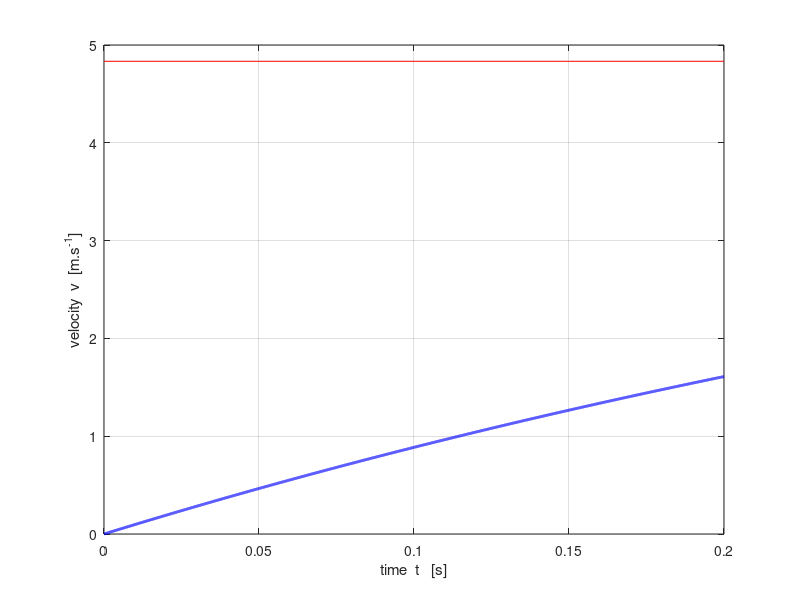
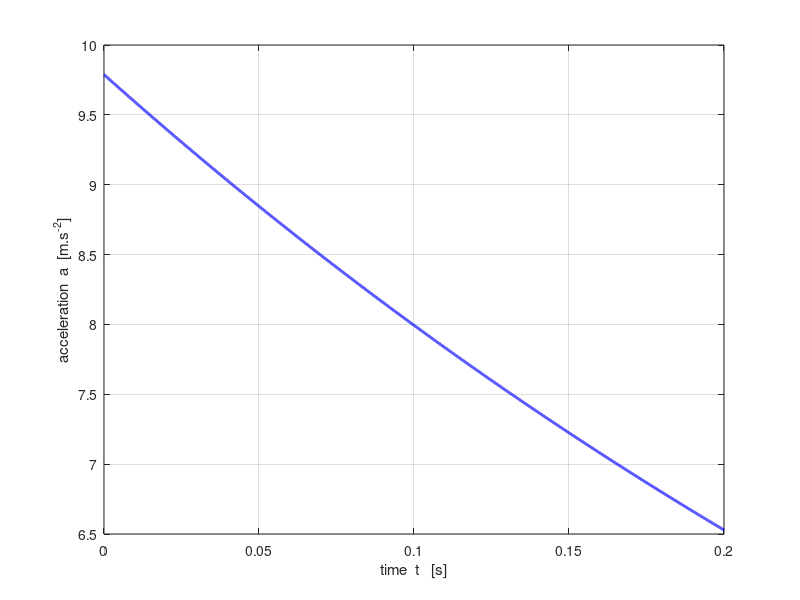
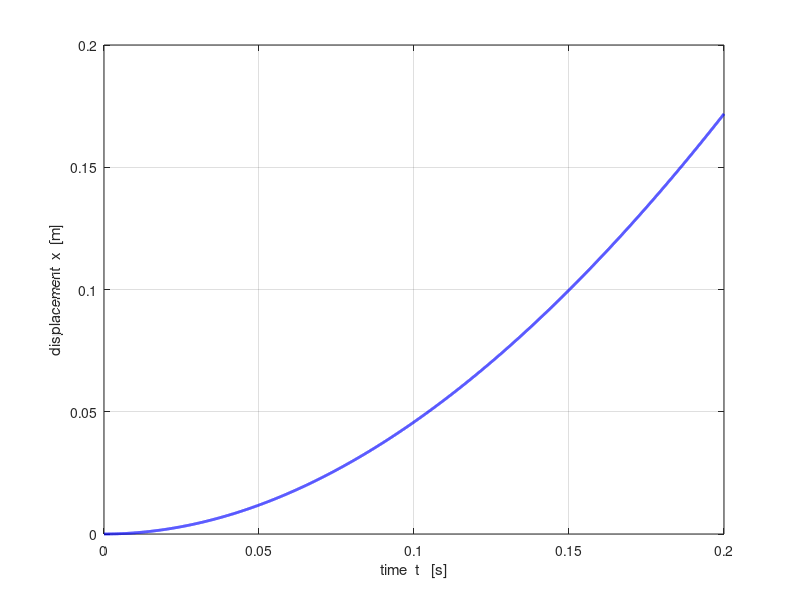
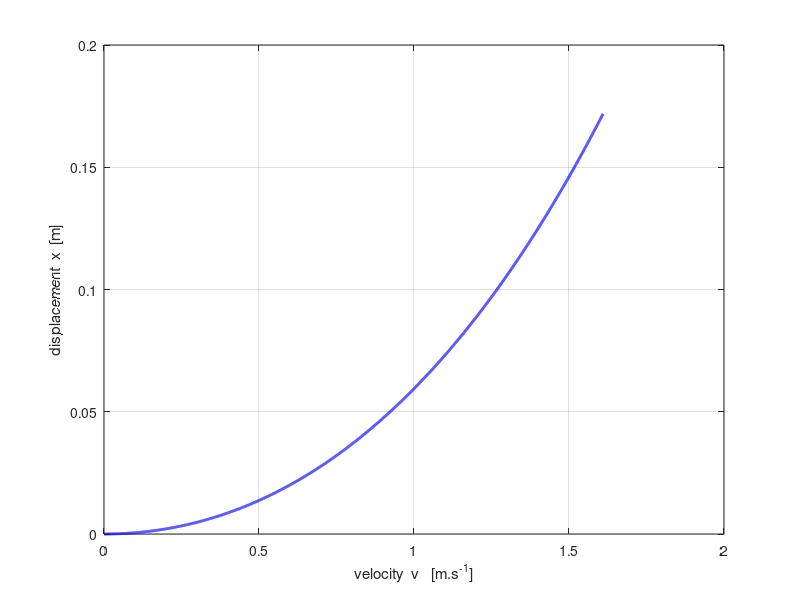

MATLAB code to generate these figures, in order:
% mec_stokes.m

% 21 apr 2015
% Ian Cooper   School of Physics   University of Sydney
% cooper@physics.usyd.edu.au
% ../mphome.htm
% Motion of an object falling through a fluid
% Stokes Law - numerical calculation of a, v and x
% S.I. units used for all physical quantities

clear all
close all
clc

% INPUTS -----------------------------------------------------------------
  R = 2e-4;%2e-4;                 % radius of object
  rho = 1000; %1e3;               % density of object
  rhoF = 1.2 ;%1.2;               % density of fluid
  visc = 1.8e-5 ;%1.8e-5;         % viscosity of fluid
  tMin = 0;
  tMax = 0.2;
  N = 10000;
% SETUP ------------------------------------------------------------------
  g = 9.8;                  % acceleration due to gravity
  Vol = (4/3)*pi*R^3;       % volume of object
  m = Vol*rho;              % mass of object
  FG = m*g;                 % weigth of object
  Fbuoy = Vol * rhoF * g;   % Buoyancy force
  v0 = 0;                   % initial velocity of object
  g = 9.8;
  k1 = 6*pi*visc*R / m;     % Drag froce constant
  k2 = Fbuoy / m;           % Buoyancy force constant
  vT = (FG-Fbuoy) / (6*pi*visc*R);    % terminal velocity

  t = linspace(tMin,tMax,N);          % time
  dt = t(2)-t(1);                     % time step
  x = zeros(N,1);                     % displacement
  v = zeros(N,1);                     % velocity
  a = zeros(N,1);                     % acceleration

  % Starting Values  
  x(1) = 0;
  v(1) = v0;
  a(1) = g - k1 * v(1) - k2;
  v(2) = v(1) + a(1) * dt;
  a(2) = g - k1 * v(2) - k2;
  v(2) = v(1) + 0.5 *(a(1)+a(2)) * dt;
  %x(2) = 0.5*(v(1)+v(2))*dt + 0.5*0.5*(a(1)+a(2))*dt^2;


% Finite Difference procedure
for k = 1 : N-2
    v(k+2) = v(k) + 2*dt * (g - k1*(v(k+1)) - k2);
end

 for k = 1 : N-2
     x(k+2) = x(k) + 2*dt * v(k+1);
 end

  a = g - k1 .* v - k2;

  NR = (2*rhoF*R/visc) .* abs(v);           % Reynolds number

% forces
F_G = FG .* ones(1,N);
F_buoy = -Fbuoy .* ones(1,N);
F_R = -6*pi*visc*R .* v;
  
% GRAPHICS ================================================================
%xValues = 0:0.1:0.4;
figure(1)    % velocity / time
col = 'b';
fs = 9;
set(gcf,'units','normalized','position',[0.2 0.2 0.18 0.22]);
tx = 'time  t   [s]';
ty = 'velocity  v  [m.s^{-1}]';
xP = t; yP = v;

%Xrange = [0 1.0 * max(xP)];
Xrange = [0 1.0*tMax];
%Yrange = [0 1.1 * max(yP)];
  plot(xP,yP,col,'lineWidth',2)
xlabel(tx); ylabel(ty);
set(gca,'Xlim',Xrange);
%set(gca,'Ylim',Yrange);
%set(gca,'Xtick',xValues);
grid on

hold on
 plot([0 tMax],[vT vT],'r');

figure(2)   % acceleration / time
fs = 9;
set(gcf,'units','normalized','position',[0.4 0.2 0.18 0.22]);
tx = 'time  t   [s]';
ty = 'acceleration  a  [m.s^{-2}]';
xP = t; yP = a;

% Xrange = [0 1.0 * max(xP)];
% Yrange = [-1.1*max(yP) 1.1 * max(yP)];
% Xrange = [0 1.0 * 2];
% Yrange = [-1.1*10 1.1 * 10];
   plot(xP,yP,col','lineWidth',2)
grid on
xlabel(tx); ylabel(ty);
set(gca,'Xlim',Xrange);
%set(gca,'Ylim',Yrange);
%set(gca,'Xtick',xValues);
% 
figure(3)   % displacement / time
fs = 9;
set(gcf,'units','normalized','position',[0.6 0.2 0.18 0.22]);
tx = 'time  t   [s]';
ty = 'displacement  x  [m]';
xP = t; yP = x;

% Xrange = [0 1.0 * max(xP)];
% Yrange = [0 1.1 * max(yP)];
% Xrange = [0 1.0 * 2];
% Yrange = [-20 1.1 * 40];
   plot(xP,yP,col','lineWidth',2)
grid on
xlabel(tx); ylabel(ty);
set(gca,'Xlim',Xrange);
%set(gca,'Ylim',Yrange);
%set(gca,'Xtick',xValues);
%  
figure(4)   % displacement  /  velocity
fs = 9;
set(gcf,'units','normalized','position',[0.8 0.2 0.18 0.22]);
tx = 'velocity  v   [m.s^{-1}]';
ty = 'displacement  x  [m]';
xP = v; yP = x;

% Xrange = [0 1.0 * max(xP)];
% Yrange = [0 1.1 * max(yP)];
% Xrange = [0 1.0 * 2];
% Yrange = [0 1.1 * 10];
   plot(xP,yP,col','lineWidth',2)
grid on
xlabel(tx); ylabel(ty);
%set(gca,'Xlim',Xrange);
%set(gca,'Ylim',Yrange);

figure(5)   % forces / time
fs = 9;
set(gcf,'units','normalized','position',[0.1 0.5 0.18 0.22]);
tx = 'time  t  [s]';
ty = 'Force  [N]';
xP = t; yP = F_G;

% Xrange = [0 1.0 * max(xP)];
% Yrange = [0 1.1 * max(yP)];
% Xrange = [0 1.0 * 2];
% Yrange = [0 1.1 * 10];
   plot(xP,yP,col','lineWidth',2)
grid on
xlabel(tx); ylabel(ty);

hold on
   col = 'r';
   yP = F_buoy;
   plot(xP,yP,col','lineWidth',2)
   
   col = 'm';
   yP = F_R;
   plot(xP,yP,col','lineWidth',2)
   
   yP = F_G + F_R' + F_buoy;
  
   col = 'k';
   plot(xP,yP,col','lineWidth',1)
   
set(gca,'Xlim',Xrange);
%set(gca,'Ylim',Yrange);
%set(gca,'Xtick',xValues);
%legend('F_G','F_{buoy}','F_R','F_{net}','Orientation','horizontal');
title('    ');
figure(6)   % Reynolds Number / time
fs = 9;
col = 'b';
set(gcf,'units','normalized','position',[0.4 0.5 0.18 0.22]);
tx = 'time  t  [s]';
ty = 'Reynolds No.  N_R';

xP = t; yP = NR;

% Xrange = [0 1.0 * max(xP)];
% Yrange = [0 1.1 * max(yP)];
% Xrange = [0 1.0 * 2];
% Yrange = [0 1.1 * 10];
   plot(xP,yP,col','lineWidth',2)
grid on
xlabel(tx); ylabel(ty);

set(gca,'Xlim',Xrange);
%set(gca,'Ylim',Yrange);
%set(gca,'Xtick',xValues);
